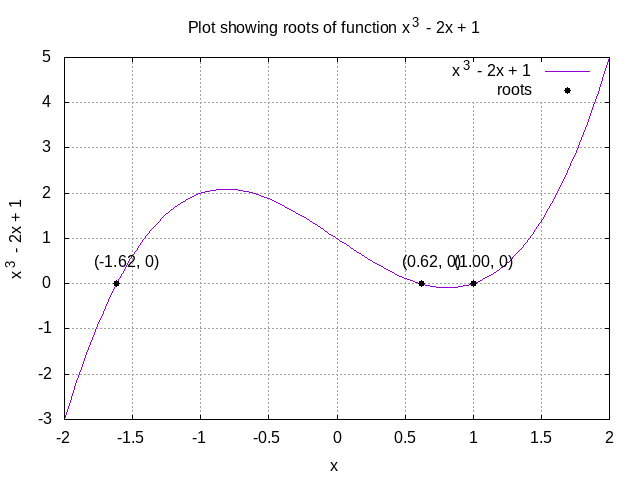

Generate this figure with gnuplot:
set grid
plot [-2:2] [] x**3-2*x+1 title "x^3 - 2x + 1", "output_b.dat" using 1:2:(sprintf("(%.2f, %d)",$1,$2)) with labels point  pt 7 offset char 1,1 title "roots"
set title "Plot showing roots of function x^3 - 2x + 1"
set xlabel "x"
set ylabel "x^3 - 2x + 1"
set terminal png
set output "plot_b.png"
replot
